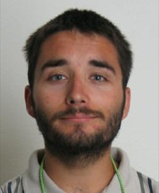
#> input picture .172433.jpg, 159 x 193 px, given in place of in.mp4, which was not available
$ python removeface.py
#> lines starting #> are read from the running program, lines starting #| are printed output that depends on the picture; pictures that were not available may be replaced by others from this repository, and a replacement may not be noted
#> further down, frame is the input picture: shape (193, 159, 3); mean B, G, R 117.4, 126.8, 140.8
#!/usr/bin/env python
# coding=utf-8

import os

import numpy as np
import cv2 as cv

face_cascade = cv.CascadeClassifier('/usr/share/opencv4/haarcascades/haarcascade_frontalface_default.xml')

def process_frame(img):
    gray = cv.cvtColor(img, cv.COLOR_BGR2GRAY)
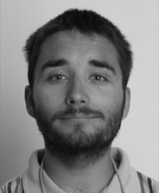
#> gray: shape (193, 159); min 8, max 217, mean 129.9

    faces = face_cascade.detectMultiScale(gray, 1.3, 5)
#> faces = [[24, 33, 110, 110]]
    for (x,y,w,h) in faces:
        #cv.rectangle(img,(x,y),(x+w,y+h),(255,0,0),2)
        face_image = img[y:(y+h), x:(x+w)]
        face_image = cv.GaussianBlur(face_image, (99, 99), 30)
        img[y:(y+h), x:(x+w)] = face_image
#> this loop made 1 pass
#> pass 1, in process_frame, `face_image = img[y:(y+h), x:(x+w)]`:
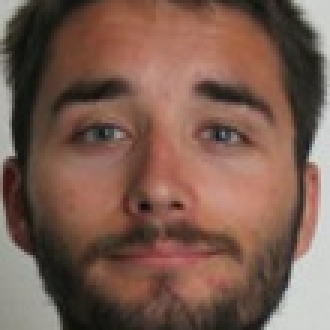
#> face_image: shape (110, 110, 3) (shown 3 times larger); mean B, G, R 79.7, 92, 121.8
#> pass 1, in process_frame, `face_image = cv.GaussianBlur(face_image, (99, 99), 30)`:
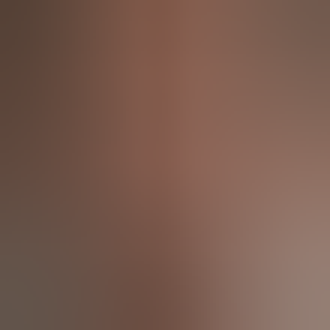
#> face_image: shape (110, 110, 3) (shown 3 times larger); mean B, G, R 78.8, 91.3, 121.4
#> after the loop:
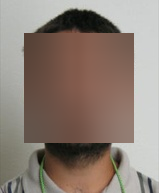
#> img: shape (193, 159, 3); mean B, G, R 117.1, 126.5, 140.6

cap = cv.VideoCapture('./in.mp4')
count = 0

frame_width = int(cap.get(3))
frame_height = int(cap.get(4))
out = cv.VideoWriter('./out.mp4', cv.VideoWriter_fourcc('M','P','4','V'), 10, (frame_width,frame_height))

while cap.isOpened():
    ret, frame = cap.read()
    process_frame(frame)
    out.write(frame)

    if (count % 100 == 0):
        print(count)

    count = count + 1
    if cv.waitKey(10) & 0xFF == ord('q'):
#> (key q is pressed here)
        break


cap.release()
out.release()

cv.waitKey(0)
cv.destroyAllWindows()
